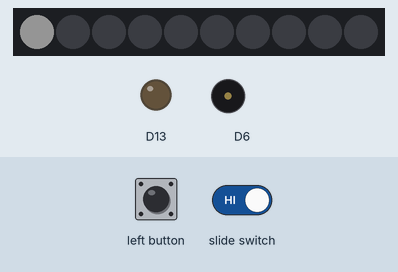
Bench run of a sketch on a simulated Adafruit Circuit Playground Express. Parts: 10 RGB LEDs in strip order, left to right, output pins drawn as LEDs (lit = HIGH), buzzer (waves = sounding). Dim RGB values are drawn brighter than linear.

Above: at 0.1 s.
At 11.1 s:
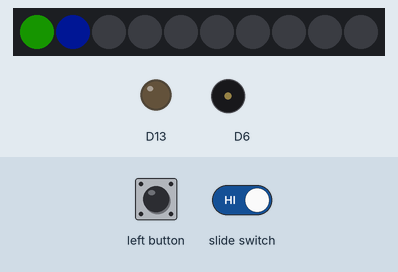
At 19.6 s:
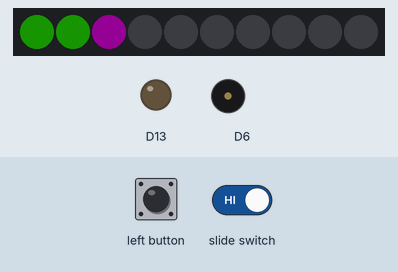
At 30.2 s:
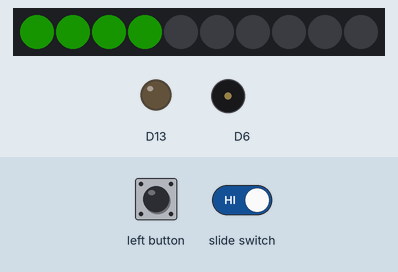
Timing chart, 0 to 40.0 s (numbered marks = the images above):
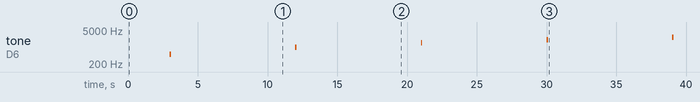

Measured:
- by itself, tone on D6: plays 500 Hz for 0.10 s, 1000 Hz for 0.10 s, 1500 Hz for 0.10 s, 2000 Hz for 0.10 s, 2500 Hz for 0.10 s
- what the display in image 1 shows lasts 0.5 s, from 11.0 s to 11.5 s

The sketch:

Visual_Timer2.ino
```cpp
#include <Adafruit_CircuitPlayground.h>
#include <Adafruit_Circuit_Playground.h>

int mode = 1; // Selectable mode for the timer
bool sound = true; // Should the sound be played

void setup() {
  // put your setup code here, to run once:

  CircuitPlayground.begin();
}

void loop() {
  // put your main code here, to run repeatedly:

  // Increment mode if the left button is pressed
  if (CircuitPlayground.leftButton()) {
    mode++;
  }

  // If the mode is out of range, reset the mode to 0
  if (mode > 1) {
    mode = 0;
  }

  // Turn the sound on/off depending on the switch
  sound = CircuitPlayground.slideSwitch();

  if (mode == 1)
  {
    // ------------------------------------
    // 1 minute timer, 6 seconds per LED
    // ------------------------------------

    // Turn off all the pixels to start
    CircuitPlayground.clearPixels();

    // Loop for all of the pixels on the Adafruit Circuit Playground Classic
    for (int i=0; i<10; i++)
    {
      CircuitPlayground.setPixelColor(i, 255,255,255); // Turn on the LEDs one at a time (White color)
      delay (500);
      CircuitPlayground.setPixelColor(i, 0,255,3); // Turn on the LEDs one at a time (Green color)
      delay (500);
      CircuitPlayground.setPixelColor(i, 252,157,3); // Turn on the LEDs one at a time (Orange color)
      delay (500);
      CircuitPlayground.setPixelColor(i, 244,3,252); // Turn on the LEDs one at a time (Purple color)
      delay (500);
      CircuitPlayground.setPixelColor(i, 3,48,252); // Turn on the LEDs one at a time (Blue color)
      delay (500);
      CircuitPlayground.setPixelColor(i, 44,252,3); // Turn on the LEDs one at a time (Green color)
      delay (500);
      if (sound) {
        CircuitPlayground.playTone(500 + i * 500, 100); // Beep for 100ms, ramp up the tone
      }
      else {
        delay(100);
      }
      delay(5900); // 5.9 seconds or 5900 miliseconds
    }
  }
  else if (mode == 0)
  {
    // ------------------------------------
    // 10 second timer, 1 second per LED
    // ------------------------------------

    // Turn off all the pixels to start
    CircuitPlayground.clearPixels();

    for (int i=0; i<10; i++)
    {
      CircuitPlayground.setPixelColor(i, 255,100,100); // Turn on the LEDs one at a time (Pink color)
      if (sound) {
        CircuitPlayground.playTone(500 + i * 500, 100); // Beep for 100ms, ramp up the tone
      }
      else {
        delay(100);
      }
      delay(900); // 0.9 seconds or 900 miliseconds
    }
  }
  else
  {
    //
  }
  //
}
```
